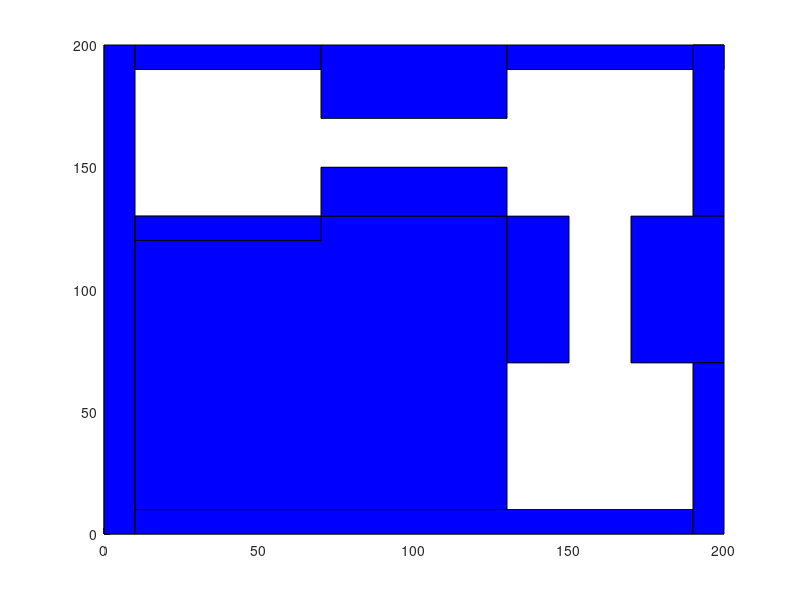

This chart was generated by the following MATLAB code:
function P = obstacles
figure (1)
P1 = [0 10 10 0; 0 0 200 200];
patch( P1(1,:),P1(2,:),'blue')
P2 = [10 190 190 10; 0 0 10 10];
patch( P2(1,:),P2(2,:),'blue')
P3 = [10 130 130 10; 10 10 130 130];
patch( P3(1,:),P3(2,:),'blue')
P4 = [10 70 70 10; 120 120 130 130];
patch( P4(1,:),P4(2,:),'blue')
P5 = [10 70 70 10; 190 190 200 200];
patch( P5(1,:),P5(2,:),'blue')
P6 = [70 130 130 70; 170 170 200 200];
patch( P6(1,:),P6(2,:),'blue')
P7 = [70 130 130 70; 130 130 150 150];
patch( P7(1,:),P7(2,:),'blue')
P8 = [130 200 200 130; 190 190 200 200];
patch( P8(1,:),P8(2,:),'blue')
P9 = [190 200 200 190; 130 130 200 200];
patch( P9(1,:),P9(2,:),'blue')
P10 = [170 200 200 170; 70 70 130 130];
patch( P10(1,:),P10(2,:),'blue')
P11 = [130 150 150 130; 70 70 130 130];
patch( P11(1,:),P11(2,:),'blue')
P12 = [190 200 200 190; 0 0 70 70];
patch( P12(1,:),P12(2,:),'blue')

 P = [ P1 P2 P3 P4 P5 P6 P7 P8 P9 P10 P11 P12];
 hold on
% P = [P1 P2 P12 P10 P9 P8 P6 P5];
end 